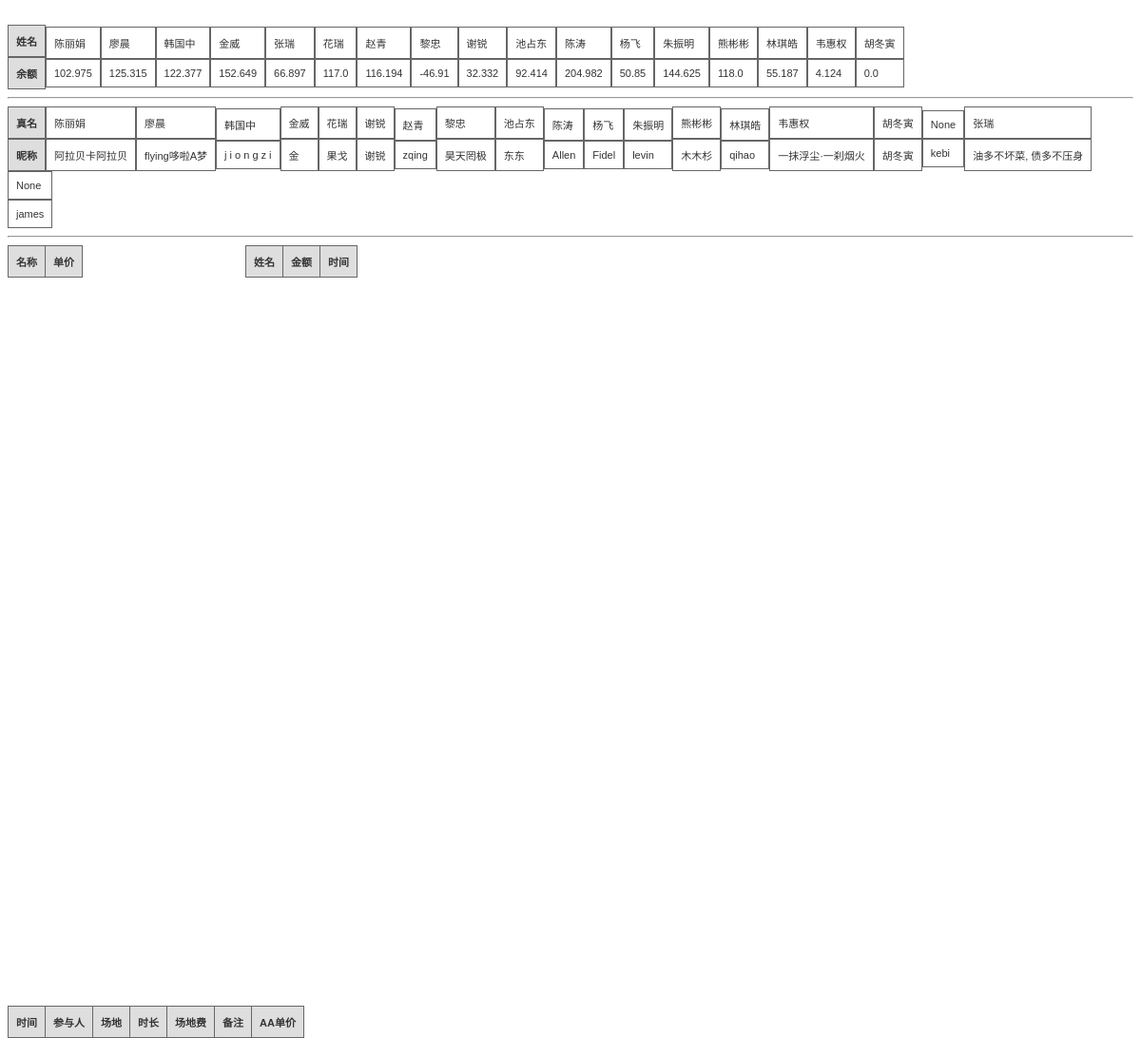
The app's page /BDsClub/, older data.
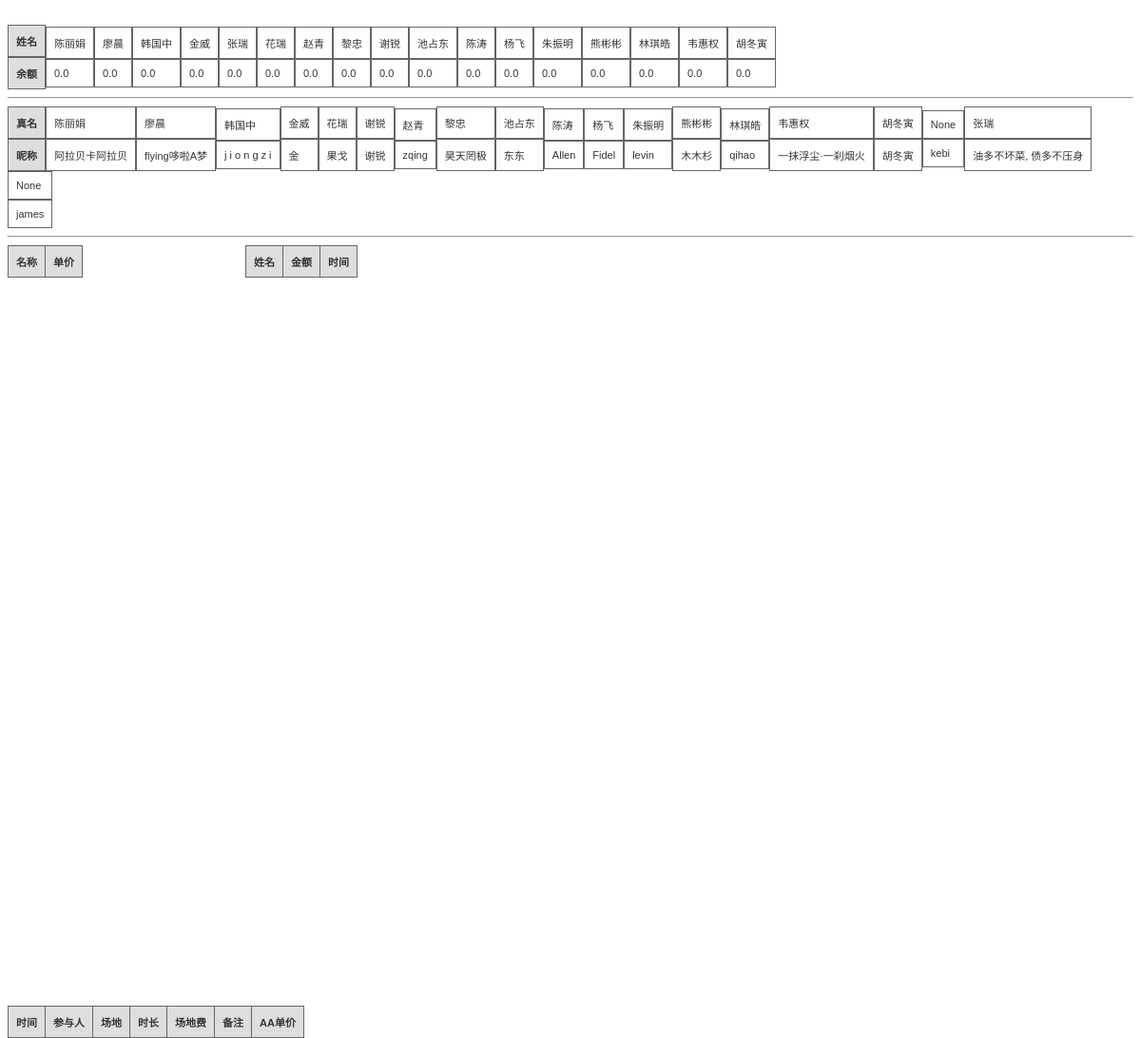
The same page, newer data.
### BDsClub/models.py (models this page shows)
class Member(models.Model):
    name = models.CharField(max_length=64)
    amount = models.FloatField(default=0)

### BDsClub/views.py (the view)
def home(request):
    rets = list(Deposit.objects.all().order_by('-time'))
    member = list(Member.objects.all())
    als = list(Alias.objects.all())
    balls = list(Ball.objects.all())
    plays = list(Play.objects.all().order_by('-time'))
    for play in plays:
        play.players = get_current_players(play.id)
    return render(request, 'summary.html',{'results': rets,'members': member,
                     'als':als,'balls':balls,'plays':plays})

### BDsClub/templates/summary.html (shortened to what this page needs)
<!DOCTYPE html>
<html>
<body>
<br>
<div>
<table class="gridtable1">
<tr>
<th>姓名</th>
<th>余额</th>
</tr>
{% for member in members %}
<tr>
<td>{{member.name}}</td>
<td>{{member.amount}}</td>
</tr>
{% endfor %}
</table>
</div>
<hr/>
<div>
<table class="gridtable1">
<tr>
<th>真名</th>
<th>昵称</th>
</tr>
{% for al in als %}
<tr>
<td>{{al.real_name}}</td>
<td>{{al.wx_name}}</td>
</tr>
{% endfor %}
</table>
</div>
<hr/>
<div class="lay1">
<table class="gridtable">
<tr>
<th>名称</th>
<th>单价</th>
</tr>
</table>
</div>
<div class="lay11">
<table class="gridtable">
<tr>
<th>姓名</th>
<th>金额</th>
<th>时间</th>
</tr>
</table>
</div>
<div class="lay2">
<table class="gridtable">
<tr>
<th>时间</th>
<th>参与人</th>
<th>场地</th>
<th>时长</th>
<th>场地费</th>
<th>备注</th>
<th>AA单价</th>
</tr>
</table>
</div>
</body>
</html>

Row changes from the older to the newer data that the page shows:
changed Member "陈丽娟": amount "102.975" → "0.0"
changed Member "廖晨": amount "125.315" → "0.0"
changed Member "韩国中": amount "122.377" → "0.0"
changed Member "金威": amount "152.649" → "0.0"
changed Member "张瑞": amount "66.897" → "0.0"
changed Member "花瑞": amount "117.0" → "0.0"
changed Member "赵青": amount "116.194" → "0.0"
changed Member "黎忠": amount "-46.91" → "0.0"
changed Member "谢锐": amount "32.332" → "0.0"
changed Member "池占东": amount "92.414" → "0.0"
changed Member "陈涛": amount "204.982" → "0.0"
changed Member "杨飞": amount "50.85" → "0.0"
changed Member "朱振明": amount "144.625" → "0.0"
changed Member "熊彬彬": amount "118.0" → "0.0"
changed Member "林琪皓": amount "55.187" → "0.0"
changed Member "韦惠权": amount "4.124" → "0.0"
